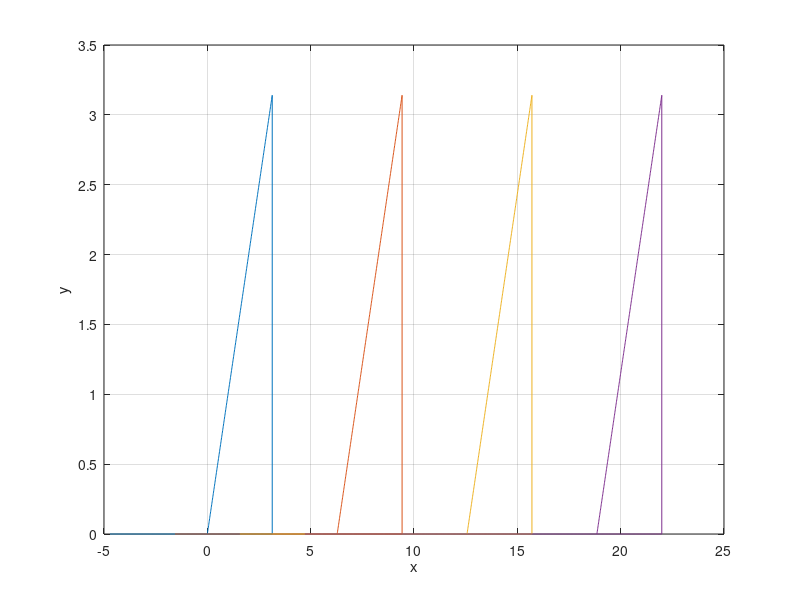

Source code (MATLAB):
clear, clf, hold off; n=0; h=1;
% Condiciones Iniciales
t=0; x=0; v=1.0; tfin = 20; t=0;
% Inicio de la Simulacion
for t=0:(2*pi):tfin
    n=0;
    px=[]; py=[]; pz=[];
    for ix=0:0.01:pi
        x = ix+v*t;
        n = n + 1;
        y = (x-v*t);  % Escala para que vaya de 0 a 2
        px(n)=x;
        py(n)=y;
    end
    for ix=px(n):-0.01:(px(n)/2)-(2*pi)
        x = ix;
        n = n + 1;
        y = 0;  % Línea horizontal en y=0
        px(n)=x;
        py(n)=y;
    end
     plot(px,py); grid on; xlabel('x'); ylabel('y'); hold on
     pause(0.2)
end
